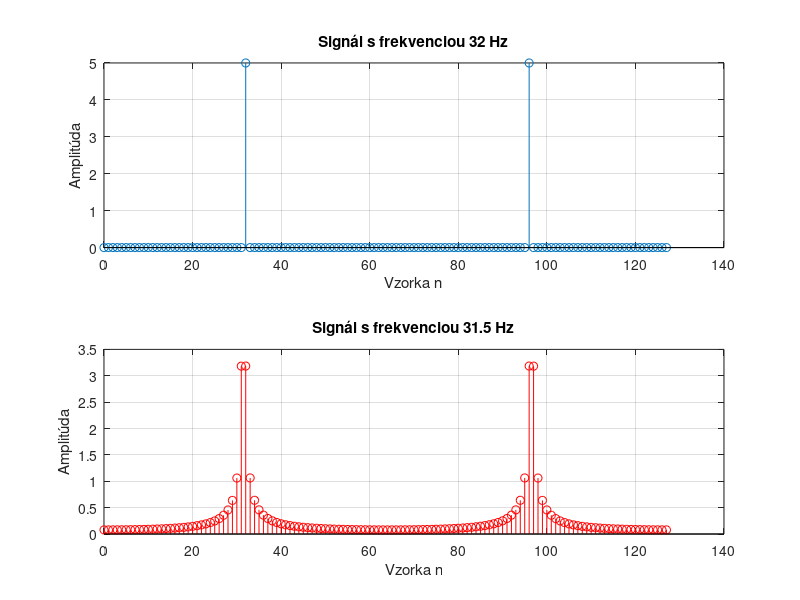

Write the MATLAB code that produced this figure.

fvz = 128;         
T = 1 / fvz;       
tmax = 1;          
f1 = 32;           
f2 = 31.5;         

t = 0:T:tmax-T;   

s1 = 5 * cos(2 * pi * f1 * t); % Signál s frekvenciou 32 Hz
s2 = 5 * cos(2 * pi * f2 * t); % Signál s frekvenciou 31.5 Hz
N = length(t);

k = 0:N-1;

figure;
subplot(2, 1, 1);
S = fft(s1,N);
Mod = 2*abs(S)/N;
stem(k, Mod);
title('Signál s frekvenciou 32 Hz');
xlabel('Vzorka n');
ylabel('Amplitúda');
grid on;

subplot(2, 1, 2);
S = fft(s2,N);
Mod = 2*abs(S)/N;
stem(k, Mod, 'red');
title('Signál s frekvenciou 31.5 Hz');
xlabel('Vzorka n');
ylabel('Amplitúda');
grid on;